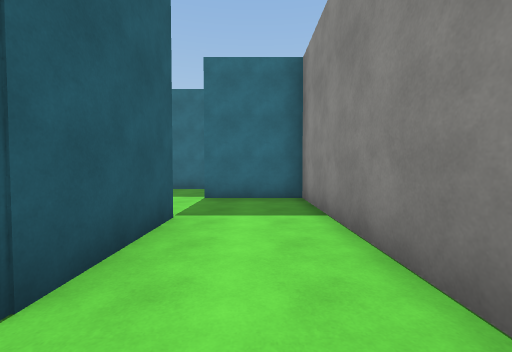
View 1 (above)

24 first-person views from a walk through a Unity game level. The camera is 1.5 m above the floor, tilts 2° down and sees 90° across. The floor is counted in squares, 2 m on a side. Each view is taken from the middle of a square. On the plan, view 1 faces up. The plan holds only what a view shows up to about 9 squares ahead; the rest is blank. The player is left out. Surface patterns are stand-ins for the level's own textures.

View 2
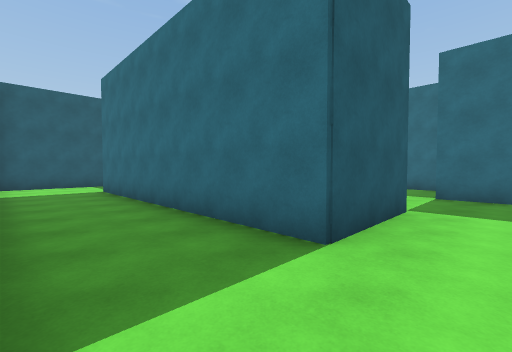

View 3
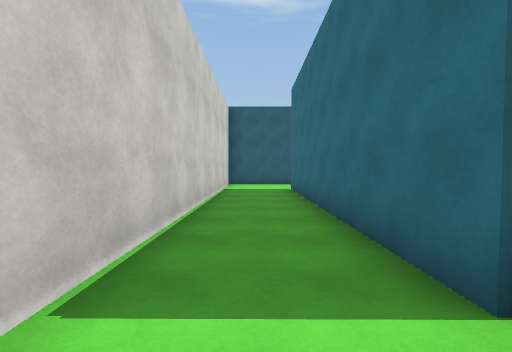

View 4
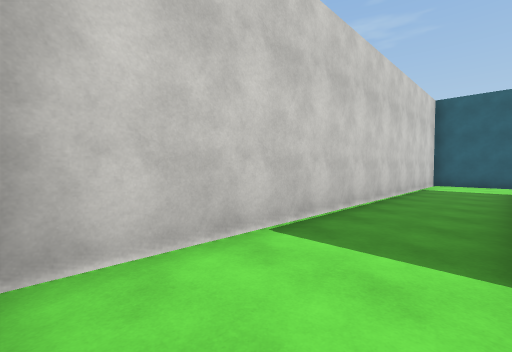

View 5
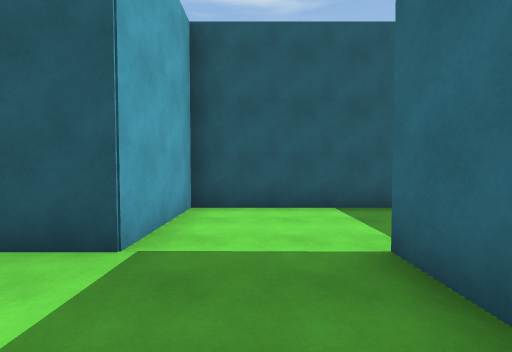

View 6
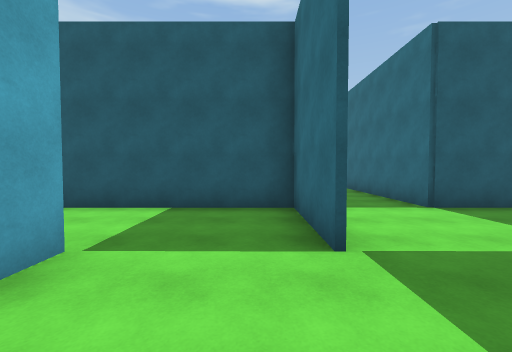

View 7
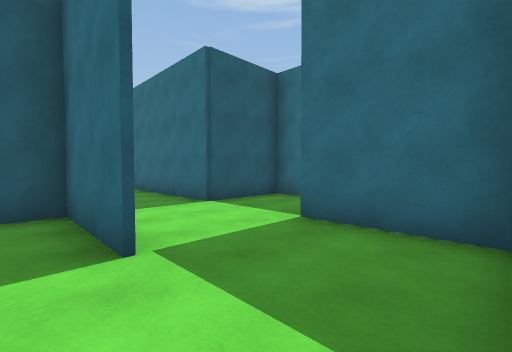

View 8
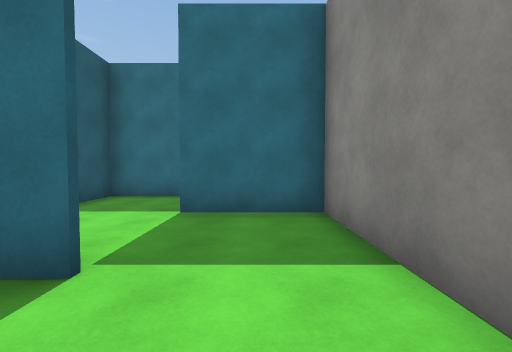

View 9
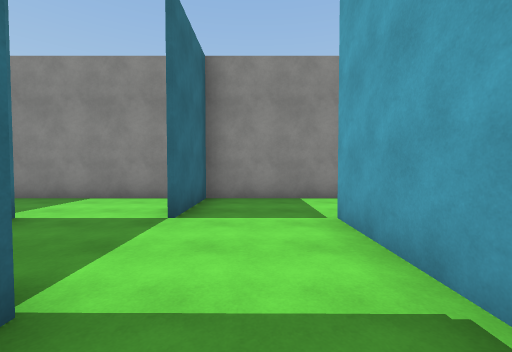

View 10
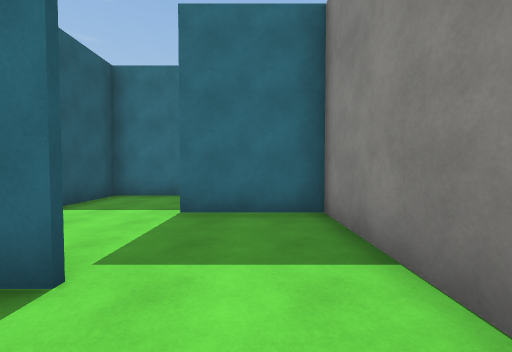

View 11
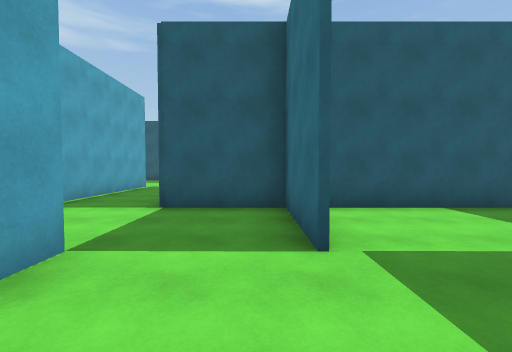

View 12
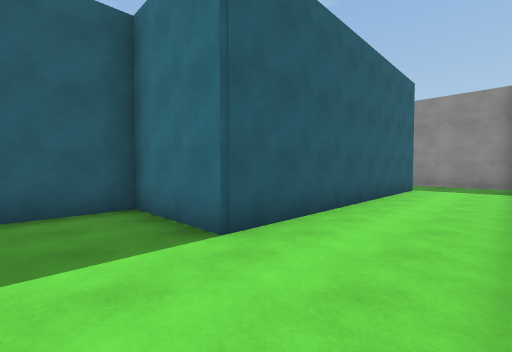

View 13
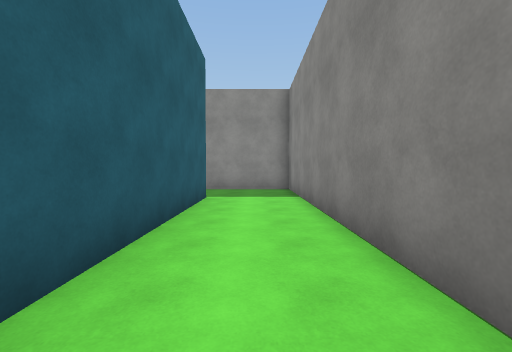

View 14
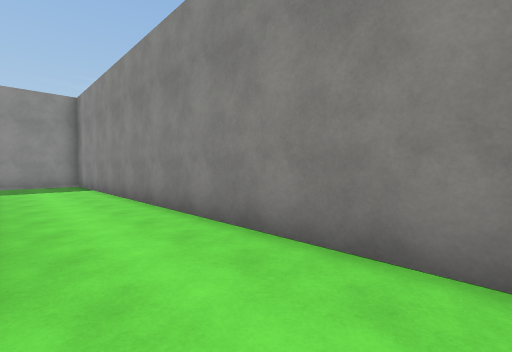

View 15
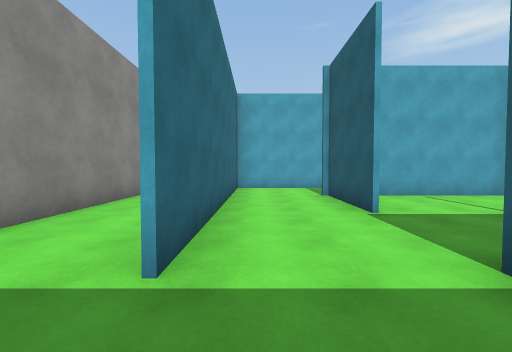

View 16
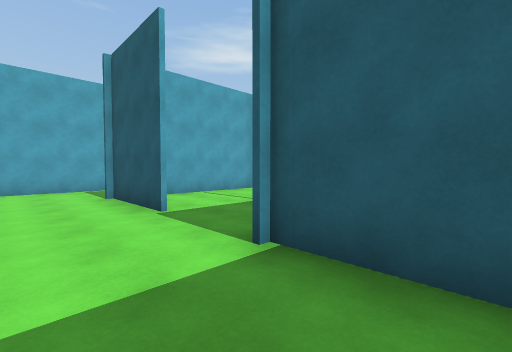

View 17
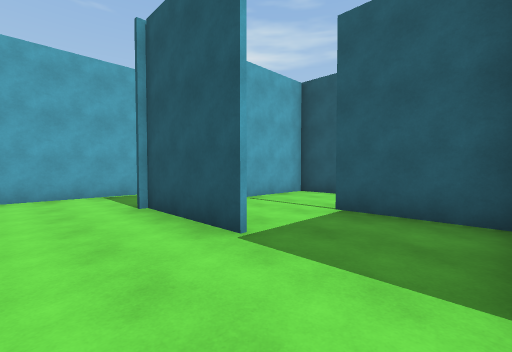

View 18
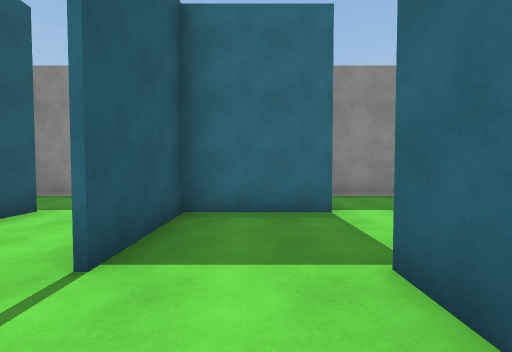

View 19
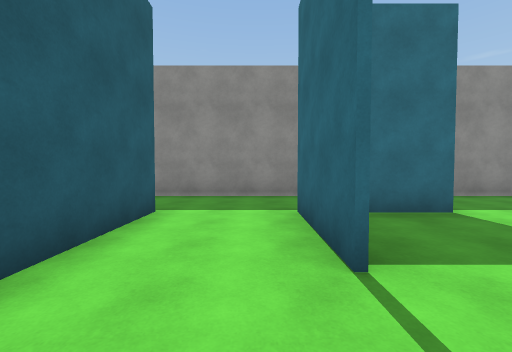

View 20
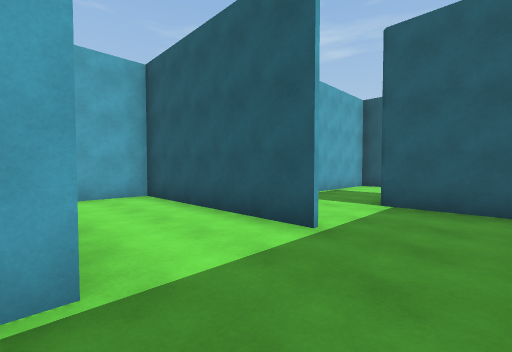

View 21
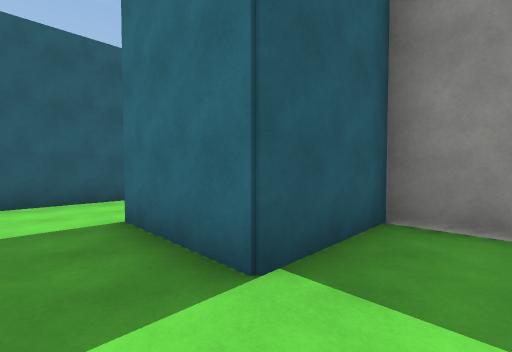

View 22
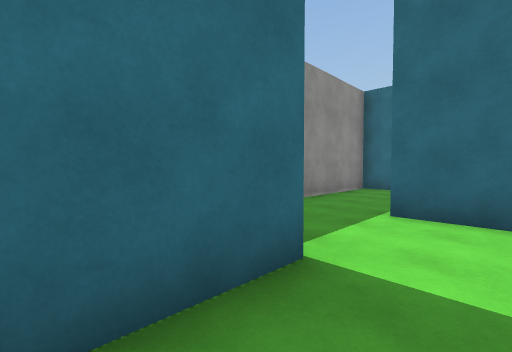

View 23
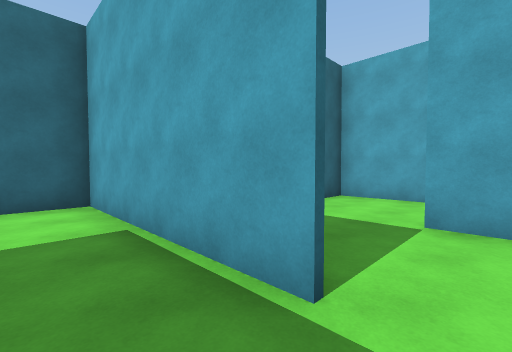

View 24
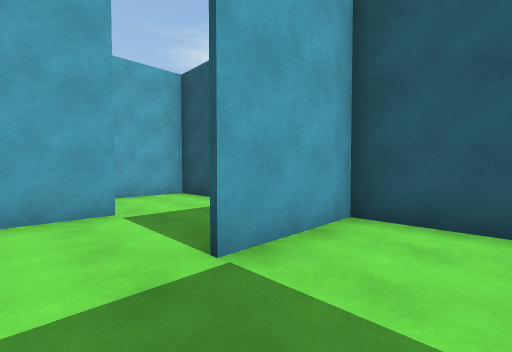

### Floor plan
Points are (right, up) in squares from view 1. A wall is a line through its corners. A room is listed if a view was taken in it or the views show most of it. See-through windows are left out.
Room 1 (views 1, 2, 3, 4, 5)
walls: (-1.2, 3.8) (-1.2, 1.2) (-8.8, 1.2); (1.1, 1) (1.1, 6.2) (-1.2, 6.2); (-9.6, -1.2) (1.1, -1.2); (-11.2, 1) (-11.2, -1.1)
ways out: opening at (-1, 5) to room 13; opening at (-9.5, 1)
Room 2 (views 6, 7, 8, 9)
walls: (-1.1, 8.7) (-3.7, 8.7) (-3.7, 6.5); (-3.7, 11.2) (-8, 11.2); (1.1, 8) (1.1, 11.2) (-1.2, 11.2); (-1.2, 6.3) (-0.6, 6.3); (-8, 8.8) (-1.2, 8.8)
ways out: opening at (-2.5, 11) to room 3; opening at (-2.5, 6) to room 13
Room 3 (views 10, 11)
walls: (-1.1, 13.6) (-3.8, 13.6); (-1.2, 11.3) (-0.6, 11.3); (1.1, 12) (1.1, 16.2) (-1.2, 16.2); (-3.7, 16.4) (-3.7, 11.2)
ways out: opening at (-2.5, 11) to room 2; opening at (-2.5, 16) to room 14
Room 4 (views 12, 13, 14)
walls: (-1.2, 26.2) (-1.2, 18.7); (1.1, 16.9) (1.1, 28.7) (-1.6, 28.7)
ways out: opening at (-1, 27.5) to room 5; opening at (-1, 17.5) to room 14
Room 5 (views 15, 16)
walls: (-3.9, 28.1) (-3.9, 26.2); (-1.6, 28.7) (-3, 28.7)
ways out: opening at (-1, 27.5) to room 4; opening at (-2.5, 26) to room 6
Room 6 (views 17, 23)
walls: (-4, 22.9) (-4, 23.9); (-3.9, 23.9) (-3.9, 21.2); (-3.6, 26.2) (-4.5, 26.2); (-6.4, 18.8) (-1.3, 18.8) (-1.3, 26.4)
ways out: opening at (-2.5, 26) to room 5; opening at (-4, 24.5) to room 7; opening at (-7.5, 19) to room 10
Room 7 (view 18)
walls: (-6.5, 21.3) (-3.8, 21.3); (-4.5, 26.2) (-6.2, 26.2) (-6.2, 23.8)
ways out: opening at (-4, 24.5) to room 6; opening at (-6, 22.5) to room 8
Room 8 (views 19, 20)
walls: (-8.7, 26.4) (-8.7, 21.3) (-6.5, 21.3); (-6.3, 23.8) (-6.3, 26.3) (-5.9, 26.3); (-4, 27.8) (-4, 28.7) (-8.5, 28.7)
ways out: opening at (-6, 22.5) to room 7; opening at (-9, 27.5) to room 15
Room 9 (views 21, 22)
walls: (-14.6, 23.8) (-12.9, 23.8); (-11.2, 26.2) (-13.8, 26.2); (-16.1, 27) (-16.1, 24.9); (-8.8, 24.9) (-8.8, 26.4)
ways out: opening at (-10, 26) to room 15; opening at (-14.5, 26)
Room 10 (view 24)
walls: (-8.7, 18.1) (-8.7, 16.3) (-6.2, 16.3)
ways out: opening at (-7.5, 19) to room 6; opening at (-5.5, 16) to room 12
Room 11 (no view inside)
walls: (-8.7, 12.8) (-8.7, 11.3) (-6.9, 11.3)
ways out: opening at (-7.5, 14) to room 12
Room 12 (no view inside)
walls: (-6.4, 13.7) (-3.8, 13.7)
ways out: opening at (-5.5, 16) to room 10; opening at (-7.5, 14) to room 11
Room 13 (no view inside)
walls: (-3.7, 6.5) (-3.7, 3.8) (-1.2, 3.8)
ways out: opening at (-1, 5) to room 1; opening at (-2.5, 6) to room 2
Room 14 (no view inside)
walls: (-1.2, 18.7) (-3.7, 18.7) (-3.7, 16.4)
ways out: opening at (-2.5, 16) to room 3; opening at (-1, 17.5) to room 4
Room 15 (no view inside)
walls: (-8.5, 28.7) (-11.2, 28.7) (-11.2, 26.2)
ways out: opening at (-9, 27.5) to room 8; opening at (-10, 26) to room 9

Where each view was taken, in squares from view 1:
view 1: 0 up, 0 right, facing up
view 2: 1 down, 0 right, facing up-left
view 3: 0 up, 0 right, facing left
view 4: 1 up, 1 right, facing down-left
view 5: 5 up, 1 right, facing left
view 6: 8 up, 1 right, facing left
view 7: 8 up, 1 right, facing up-left
view 8: 7 up, 0 right, facing up
view 9: 10 up, 5 left, facing right
view 10: 12 up, 0 right, facing up
view 11: 13 up, 1 right, facing left
view 12: 17 up, 1 right, facing up-left
view 13: 20 up, 0 right, facing up
view 14: 17 up, 1 left, facing up-right
view 15: 28 up, 2 left, facing down
view 16: 28 up, 2 left, facing down-left
view 17: 26 up, 2 left, facing down-left
view 18: 22 up, 5 left, facing up
view 19: 22 up, 7 left, facing up
view 20: 28 up, 6 left, facing down-left
view 21: 25 up, 10 left, facing up-left
view 22: 25 up, 13 left, facing up-right
view 23: 20 up, 7 left, facing down-right
view 24: 18 up, 5 left, facing down-left
